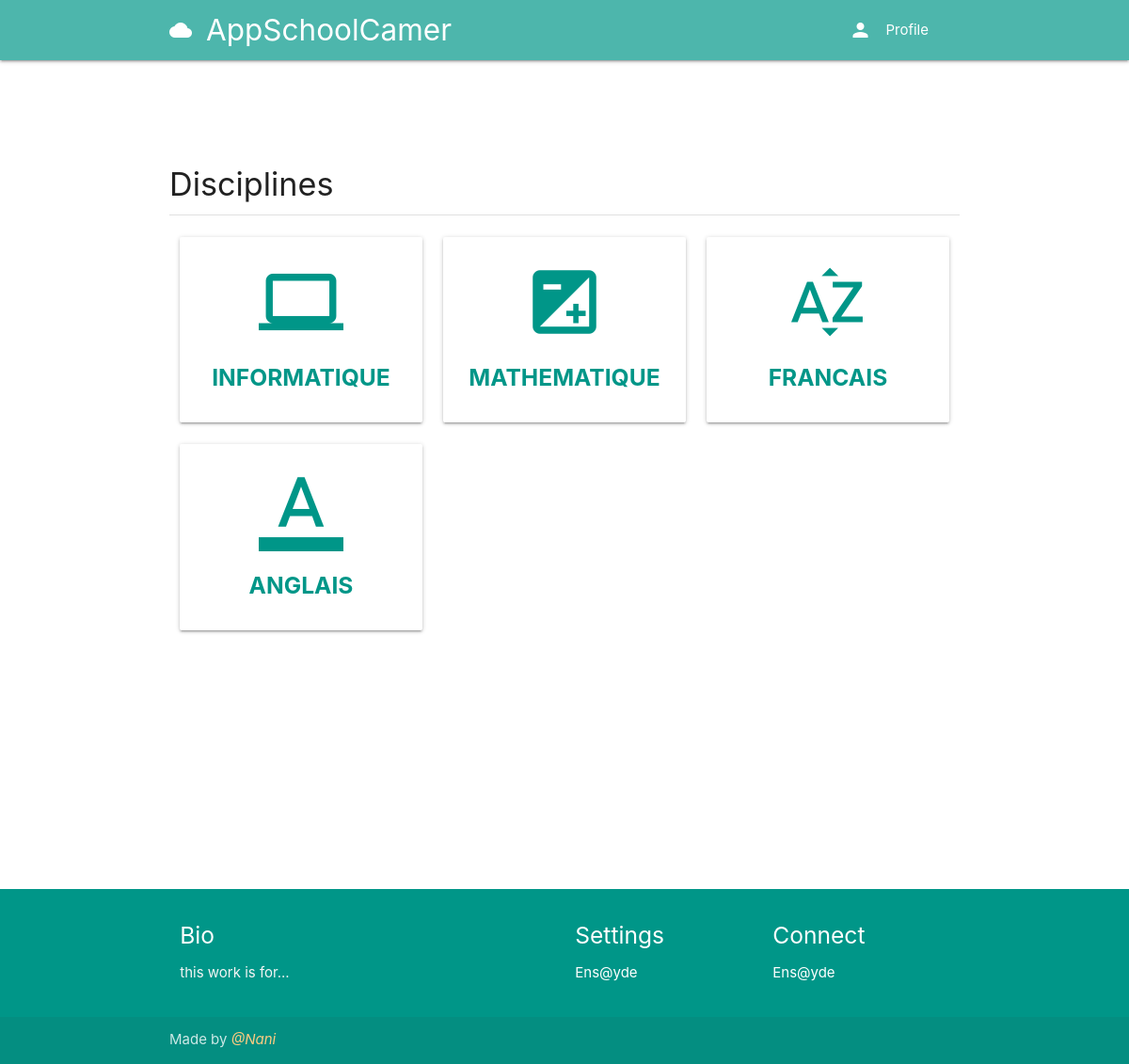
/course/matieres/6eme (signed in), run on the app's committed database.
### classroom/models.py (models this page shows, shortened)
class Matiere(models.Model):
	title = models.CharField(max_length=100, verbose_name='Title')
	icon = models.CharField(max_length=100, verbose_name='Icon', default='article')
	slug = models.SlugField(unique=True)
	classes = models.ForeignKey(Classes, on_delete=models.CASCADE, null=True, related_name="matieres")

### classroom/views.py (the view)
# urls.py: path('matieres/<class_slug>', get_matieres, name='matieres'),
def get_matieres(request, class_slug):
    user = request.user.profile.user_statut
    classe = get_object_or_404(Classes, slug=class_slug)
    matieres = Matiere.objects.filter(classes=classe)
    if user != "6eme":
        return HttpResponseForbidden()
    else:
        user == "6eme"
    context = {
        'matieres': matieres
    }
    return render(request, 'classroom/matiere.html', context)

### authy/views.py (called while the page is built)
def SideNavInfo(request):
	user = request.user
	nav_profile = None
	if user.is_authenticated:
		nav_profile = Profile.objects.get(user=user)
	return {'nav_profile': nav_profile}

### direct/views.py (called while the page is built)
def CheckDirects(request):
    directs_count = 0
    if request.user.is_authenticated:
        directs_count = Message.objects.filter(user=request.user, is_read=False).count()
    return {'directs_count': directs_count}

### student_portal/templates/classroom/matiere.html
{% extends 'base.html' %}
{% load static %}
{% block banner %}
<div class="section no-pad-bot" id="index-banner">
	<div class="container">
		<br><br>
	</div>
</div>
{% endblock %}
{% block content %}
<div class="section">
	<h4>Disciplines</h4>
	<div class="divider"></div>
</div>
<div class="row">
{% for matiere in matieres %}
    <div class="col s12 m4">
      <a href="{% url 'categories' matiere.slug %}">
      <div class="card-panel center-align">
        <i class="material-icons large teal-text">{{ matiere.icon }}</i>
        <h5  class="teal-text"><b>{{ matiere.title }}</b></h5>
      </div>
      </a>
    </div>
{% endfor %}
</div>
{% endblock %}

### data on the page
Matiere: title "INFORMATIQUE"
Matiere: title "MATHEMATIQUE"
Matiere: title "FRANCAIS"
Matiere: title "ANGLAIS"
